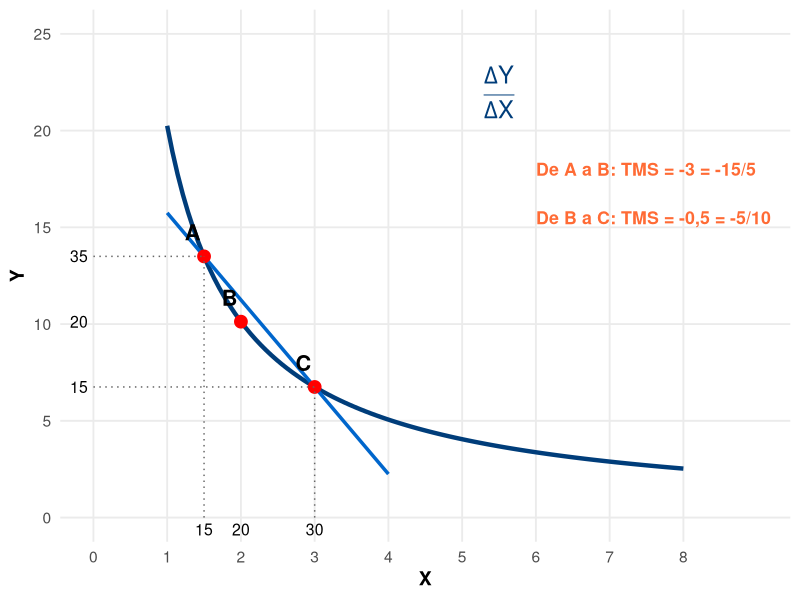
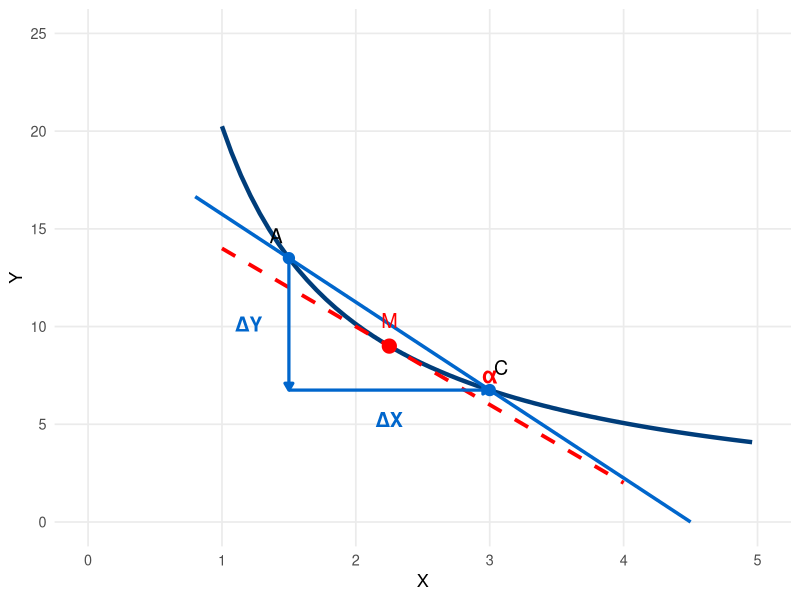
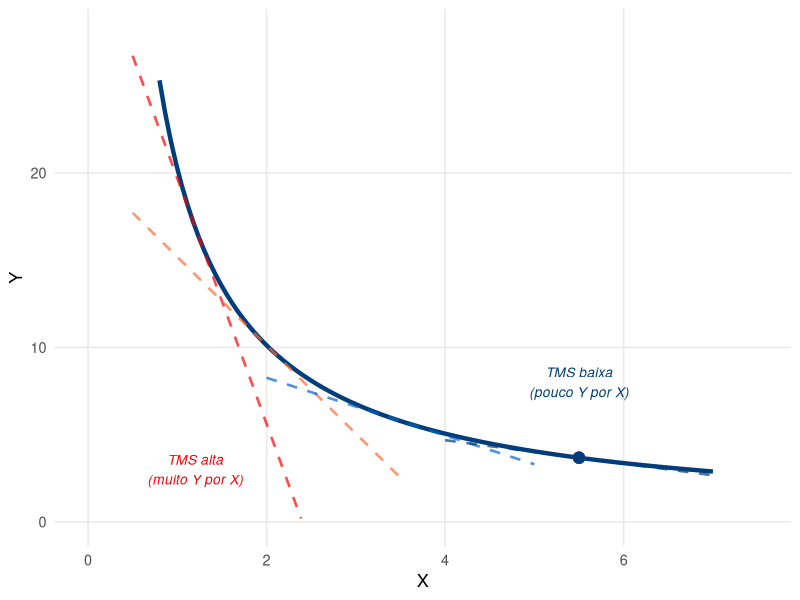
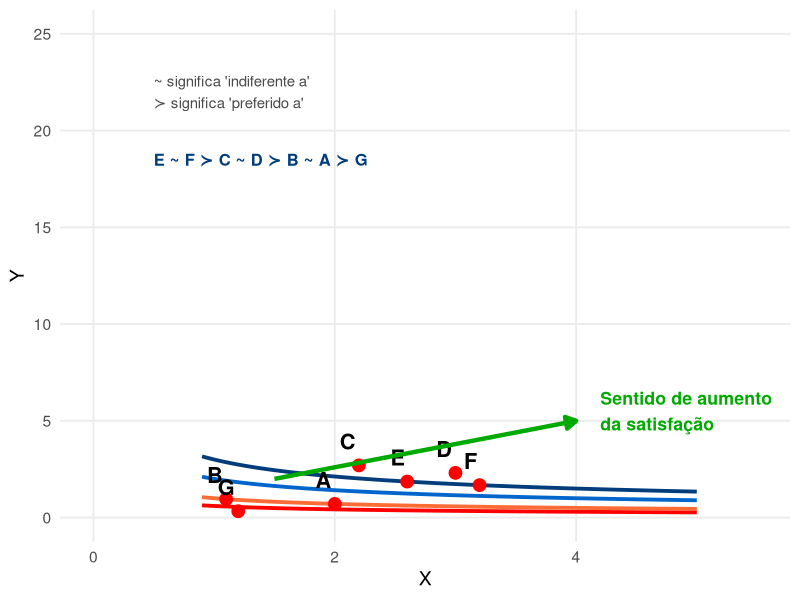
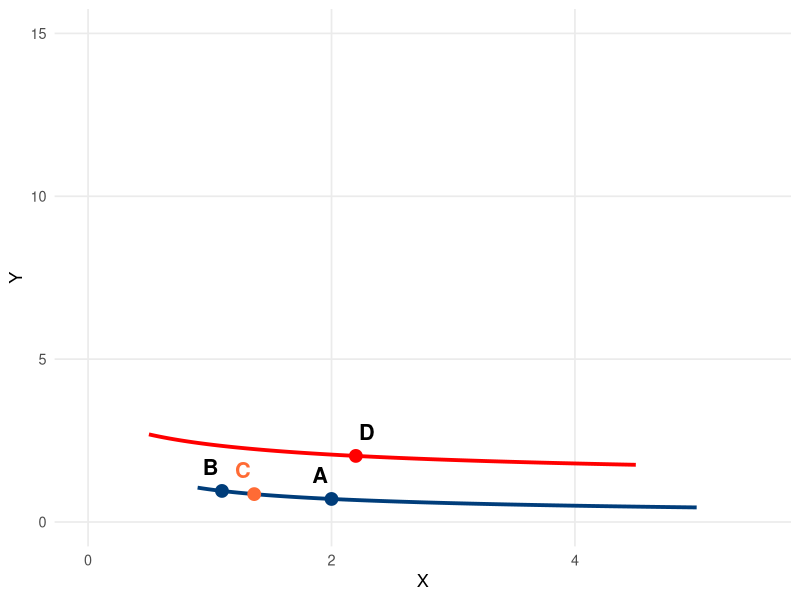
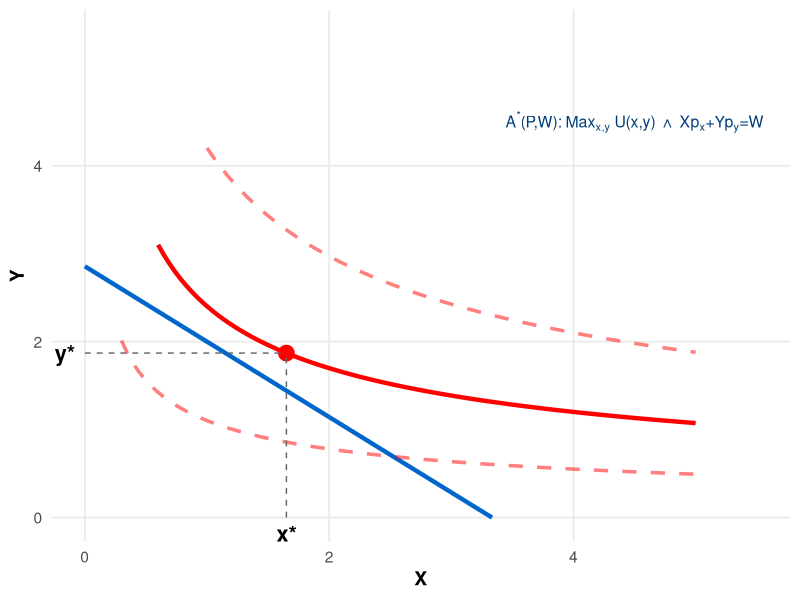

Reproduce these figures in R, in order.
## ---- chunk 1
#| echo: false
#| fig-width: 9
#| fig-height: 5

library(ggplot2)

# Função de utilidade: y = U^2/x, com U = 4.5
U <- 4.5
x_vals <- seq(1, 8, length.out = 100)
y_vals <- U^2 / x_vals

df <- data.frame(x = x_vals, y = y_vals)

# Pontos A, B, C
xa <- 1.5; ya <- U^2/xa
xb <- 2.0; yb <- U^2/xb
xc <- 3.0; yc <- U^2/xc

# Reta secante A-C
slope_ac <- (yc - ya)/(xc - xa)
x_sec <- seq(1, 4, length.out = 100)
y_sec <- ya + slope_ac*(x_sec - xa)

df_sec <- data.frame(x = x_sec, y = y_sec)

ggplot() +
  geom_line(data = df, aes(x = x, y = y),
           color = "#003D7A", size = 1.5) +
  geom_line(data = df_sec, aes(x = x, y = y),
           color = "#0066CC", size = 1.2, linetype = "solid") +
  geom_point(aes(x = xa, y = ya), color = "#FF0000", size = 4) +
  geom_point(aes(x = xb, y = yb), color = "#FF0000", size = 4) +
  geom_point(aes(x = xc, y = yc), color = "#FF0000", size = 4) +
  # Labels
  annotate("text", x = xa, y = ya, label = "A", 
          vjust = -1, hjust = 1.2, size = 5.5, fontface = "bold") +
  annotate("text", x = xb, y = yb, label = "B", 
          vjust = -1, hjust = 1.2, size = 5.5, fontface = "bold") +
  annotate("text", x = xc, y = yc, label = "C", 
          vjust = -1, hjust = 1.2, size = 5.5, fontface = "bold") +
  # Linhas tracejadas para coordenadas
  geom_segment(aes(x = 0, xend = xa, y = ya, yend = ya),
              linetype = "dotted", color = "gray40") +
  geom_segment(aes(x = xa, xend = xa, y = 0, yend = ya),
              linetype = "dotted", color = "gray40") +
  geom_segment(aes(x = 0, xend = xc, y = yc, yend = yc),
              linetype = "dotted", color = "gray40") +
  geom_segment(aes(x = xc, xend = xc, y = 0, yend = yc),
              linetype = "dotted", color = "gray40") +
  # Coordenadas
  annotate("text", x = 0, y = ya, label = "35", hjust = 1.3, size = 4) +
  annotate("text", x = 0, y = yb, label = "20", hjust = 1.3, size = 4) +
  annotate("text", x = 0, y = yc, label = "15", hjust = 1.3, size = 4) +
  annotate("text", x = xa, y = 0, label = "15", vjust = 1.5, size = 4) +
  annotate("text", x = xb, y = 0, label = "20", vjust = 1.5, size = 4) +
  annotate("text", x = xc, y = 0, label = "30", vjust = 1.5, size = 4) +
  # Anotações dos cálculos
  annotate("text", x = 6, y = 18, 
          label = "De A a B: TMS = -3 = -15/5",
          size = 4.5, hjust = 0, color = "#FF6B35", fontface = "bold") +
  annotate("text", x = 6, y = 15.5, 
          label = "De B a C: TMS = -0,5 = -5/10",
          size = 4.5, hjust = 0, color = "#FF6B35", fontface = "bold") +
  annotate("text", x = 5.5, y = 22, 
          label = expression(paste(frac(Delta*Y, Delta*X))),
          size = 6, color = "#003D7A") +
  scale_x_continuous(limits = c(0, 9), name = "X", breaks = 0:8) +
  scale_y_continuous(limits = c(0, 25), name = "Y", breaks = seq(0, 25, 5)) +
  theme_minimal(base_size = 14) +
  theme(
    panel.grid.minor = element_blank(),
    axis.title = element_text(face = "bold")
  )
## ---- chunk 2
#| echo: false
#| fig-width: 5.5
#| fig-height: 5.5

library(ggplot2)

U <- 4.5
x_vals <- seq(1, 8, length.out = 100)
y_vals <- U^2 / x_vals

df <- data.frame(x = x_vals, y = y_vals)

xa <- 1.5; ya <- U^2/xa
xc <- 3.0; yc <- U^2/xc

# Reta secante
slope_sec <- (yc - ya)/(xc - xa)
x_sec <- seq(0.8, 4.5, length.out = 100)
y_sec <- ya + slope_sec*(x_sec - xa)

# Ponto médio e tangente
xm <- 2.25
ym <- U^2/xm
# Derivada: dy/dx = -U^2/x^2
slope_tang <- -U^2/(xm^2)
x_tang <- seq(1, 4, length.out = 100)
y_tang <- ym + slope_tang*(x_tang - xm)

df_sec <- data.frame(x = x_sec, y = y_sec)
df_tang <- data.frame(x = x_tang, y = y_tang)

ggplot() +
  geom_line(data = df, aes(x = x, y = y),
           color = "#003D7A", size = 1.5) +
  geom_line(data = df_sec, aes(x = x, y = y),
           color = "#0066CC", size = 1.2) +
  geom_line(data = df_tang, aes(x = x, y = y),
           color = "#FF0000", size = 1.3, linetype = "dashed") +
  geom_point(aes(x = xa, y = ya), color = "#0066CC", size = 3.5) +
  geom_point(aes(x = xc, y = yc), color = "#0066CC", size = 3.5) +
  geom_point(aes(x = xm, y = ym), color = "#FF0000", size = 4.5) +
  # Setas para ΔY e ΔX
  geom_segment(aes(x = xa, xend = xa, y = ya, yend = yc),
              arrow = arrow(length = unit(0.2, "cm"), type = "closed"),
              color = "#0066CC", size = 1.1) +
  geom_segment(aes(x = xa, xend = xc, y = yc, yend = yc),
              arrow = arrow(length = unit(0.2, "cm"), type = "closed"),
              color = "#0066CC", size = 1.1) +
  annotate("text", x = xa - 0.3, y = (ya+yc)/2, label = "ΔY", 
          size = 5, color = "#0066CC", fontface = "bold") +
  annotate("text", x = (xa+xc)/2, y = yc - 1.5, label = "ΔX", 
          size = 5, color = "#0066CC", fontface = "bold") +
  # Ângulo
  annotate("text", x = xc, y = yc + 0.8, label = "α", 
          size = 6, color = "#FF0000", fontface = "bold") +
  # Labels
  annotate("text", x = xa, y = ya, label = "A", 
          vjust = -1, hjust = 1.5, size = 5) +
  annotate("text", x = xc, y = yc, label = "C", 
          vjust = -1, hjust = -0.3, size = 5) +
  annotate("text", x = xm, y = ym, label = "M", 
          vjust = -1.2, hjust = 0.5, size = 5, color = "#FF0000") +
  scale_x_continuous(limits = c(0, 5), name = "X") +
  scale_y_continuous(limits = c(0, 25), name = "Y") +
  theme_minimal(base_size = 13) +
  theme(panel.grid.minor = element_blank())
## ---- chunk 3
#| echo: false
#| fig-width: 5.5
#| fig-height: 5

library(ggplot2)

U <- 4.5
x_vals <- seq(0.8, 7, length.out = 100)
y_vals <- U^2 / x_vals

df <- data.frame(x = x_vals, y = y_vals)

# Várias tangentes
tangent_points <- c(1.2, 2, 3.5, 5.5)
colors_tang <- c("#FF0000", "#FF6B35", "#0066CC", "#003D7A")

p <- ggplot() +
  geom_line(data = df, aes(x = x, y = y),
           color = "#003D7A", size = 1.5)

for(i in 1:length(tangent_points)) {
  xi <- tangent_points[i]
  yi <- U^2/xi
  slope_i <- -U^2/(xi^2)
  
  x_tang <- seq(max(0.5, xi-1.5), min(7, xi+1.5), length.out = 50)
  y_tang <- yi + slope_i*(x_tang - xi)
  df_tang <- data.frame(x = x_tang, y = y_tang)
  
  p <- p + geom_line(data = df_tang, aes(x = x, y = y),
                    color = colors_tang[i], size = 0.9, 
                    linetype = "dashed", alpha = 0.7) +
          geom_point(aes(x = xi, y = yi), 
                    color = colors_tang[i], size = 3.5)
}

p <- p +
  annotate("text", x = 1.2, y = 3, 
          label = "TMS alta\n(muito Y por X)",
          size = 3.5, color = "#FF0000", fontface = "italic") +
  annotate("text", x = 5.5, y = 8, 
          label = "TMS baixa\n(pouco Y por X)",
          size = 3.5, color = "#003D7A", fontface = "italic") +
  scale_x_continuous(limits = c(0, 7.5), name = "X") +
  scale_y_continuous(limits = c(0, 28), name = "Y") +
  theme_minimal(base_size = 13) +
  theme(panel.grid.minor = element_blank())

p
## ---- chunk 4
#| echo: false
#| fig-width: 9
#| fig-height: 5.5

library(ggplot2)

# Várias curvas de indiferença
U_levels <- c(0.6, 1, 2, 3)
colors <- c("#FF0000", "#003D7A", "#0066CC", "#0066CC")

x_vals <- seq(0.9, 5, length.out = 100)

df_all <- data.frame()
for(i in 1:length(U_levels)) {
  U <- sqrt(U_levels[i])
  y_vals <- U^2 / x_vals^0.5
  df_temp <- data.frame(x = x_vals, y = y_vals, U = as.factor(i))
  df_all <- rbind(df_all, df_temp)
}

# Pontos específicos
points_df <- data.frame(
  x = c(2, 1.1, 2.2, 3, 2.6, 3.2, 1.2),
  y = c(1^2/2^0.5, 1^2/1.1^0.5, 2^2/2.2^0.5, 2^2/3^0.5, 
       sqrt(3)^2/2.6^0.5, sqrt(3)^2/3.2^0.5, 0.6^2/1.2^0.5),
  label = c("A", "B", "C", "D", "E", "F", "G"),
  color = c("U1", "U1", "U2", "U2", "U3", "U3", "U0")
)

ggplot() +
  geom_line(data = df_all, aes(x = x, y = y, group = U, color = U),
           size = 1.3) +
  geom_point(data = points_df, aes(x = x, y = y),
            color = "#FF0000", size = 4) +
  geom_text(data = points_df, aes(x = x, y = y, label = label),
           vjust = -1, hjust = 1.2, size = 5.5, fontface = "bold") +
  # Seta de aumento de satisfação
  annotate("segment", x = 1.5, xend = 4, y = 2, yend = 5,
          arrow = arrow(length = unit(0.3, "cm"), type = "closed"),
          color = "#00AA00", size = 1.5) +
  annotate("text", x = 4.2, y = 5.5, 
          label = "Sentido de aumento\nda satisfação",
          color = "#00AA00", size = 4.5, fontface = "bold", hjust = 0) +
  # Relações de preferência
  annotate("text", x = 0.5, y = 22, 
          label = "~ significa 'indiferente a'\n≻ significa 'preferido a'",
          size = 3.8, hjust = 0, color = "#4A4A4A") +
  annotate("text", x = 0.5, y = 18.5, 
          label = "E ~ F ≻ C ~ D ≻ B ~ A ≻ G",
          size = 4.2, hjust = 0, color = "#003D7A", fontface = "bold") +
  scale_color_manual(values = c("#FF0000", "#FF6B35", 
                                "#0066CC", "#003D7A")) +
  scale_x_continuous(limits = c(0, 5.5), name = "X") +
  scale_y_continuous(limits = c(0, 25), name = "Y") +
  theme_minimal(base_size = 14) +
  theme(
    panel.grid.minor = element_blank(),
    legend.position = "none"
  )
## ---- chunk 5
#| echo: false
#| fig-width: 5.5
#| fig-height: 5

library(ggplot2)

# Duas curvas que se cruzam (exemplo hipotético - NÃO PODE!)
U1 <- 1
U2 <- 1.3

x_vals1 <- seq(0.9, 5, length.out = 100)
y_vals1 <- U1^2 / x_vals1^0.5

x_vals2 <- seq(0.5, 4.5, length.out = 100)
y_vals2 <- (U2^2 / (x_vals2+0.5)^0.5) + 1

df1 <- data.frame(x = x_vals1, y = y_vals1)
df2 <- data.frame(x = x_vals2, y = y_vals2)

# Pontos
xa <- 2; ya <- U1^2/xa^0.5
xb <- 1.1; yb <- U1^2/xb^0.5
xc <- 1.365; yc <- U1^2/xc^0.5
xd <- 2.2; yd <- (U2^2/(xd+0.5)^0.5) + 1

ggplot() +
  geom_line(data = df1, aes(x = x, y = y),
           color = "#003D7A", size = 1.3) +
  geom_line(data = df2, aes(x = x, y = y),
           color = "#FF0000", size = 1.3) +
  geom_point(aes(x = xa, y = ya), color = "#003D7A", size = 4) +
  geom_point(aes(x = xb, y = yb), color = "#003D7A", size = 4) +
  geom_point(aes(x = xc, y = yc), color = "#FF6B35", size = 4) +
  geom_point(aes(x = xd, y = yd), color = "#FF0000", size = 4) +
  annotate("text", x = xa, y = ya, label = "A", 
          vjust = -1, hjust = 1.2, size = 5.5, fontface = "bold") +
  annotate("text", x = xb, y = yb, label = "B", 
          vjust = -1, hjust = 1.2, size = 5.5, fontface = "bold") +
  annotate("text", x = xc, y = yc, label = "C", 
          vjust = -1, hjust = 1.2, size = 5.5, 
          fontface = "bold", color = "#FF6B35") +
  annotate("text", x = xd, y = yd, label = "D", 
          vjust = -1, hjust = -0.2, size = 5.5, fontface = "bold") +
  scale_x_continuous(limits = c(0, 5.5), name = "X") +
  scale_y_continuous(limits = c(0, 15), name = "Y") +
  theme_minimal(base_size = 13) +
  theme(panel.grid.minor = element_blank())
## ---- chunk 6
#| echo: false
#| fig-width: 9
#| fig-height: 5.5

library(ggplot2)

# Parâmetros
W <- 10
px <- 3
py <- 3.5
U_opt <- 1.55

x_vals <- seq(0, W/px, length.out = 100)
y_bc <- (W/py) - (px/py)*x_vals

x_ic_low <- seq(0.3, 5, length.out = 100)
y_ic_low <- ((U_opt - 0.5)^2 / x_ic_low^0.5)

x_ic_high <- seq(1, 5, length.out = 100)
y_ic_high <- ((U_opt + 0.5)^2 / x_ic_high^0.5)

x_ic_opt <- seq(0.6, 5, length.out = 100)
y_ic_opt <- (U_opt^2 / x_ic_opt^0.5)

# Ponto ótimo (tangência)
x_star <- 1.65
y_star <- U_opt^2 / x_star^0.5

df_bc <- data.frame(x = x_vals, y = y_bc)
df_ic_low <- data.frame(x = x_ic_low, y = y_ic_low)
df_ic_high <- data.frame(x = x_ic_high, y = y_ic_high)
df_ic_opt <- data.frame(x = x_ic_opt, y = y_ic_opt)

ggplot() +
  # Restrição orçamental (azul)
  geom_line(data = df_bc, aes(x = x, y = y),
           color = "#0066CC", size = 1.5) +
  # Curva muito alta (inalcançável)
  geom_line(data = df_ic_high, aes(x = x, y = y),
           color = "#FF0000", size = 1.2, linetype = "dashed", alpha = 0.5) +
  # Curva muito baixa (alcançável mas subótima)
  geom_line(data = df_ic_low, aes(x = x, y = y),
           color = "#FF0000", size = 1.2, linetype = "dashed", alpha = 0.5) +
  # Curva ótima (tangente)
  geom_line(data = df_ic_opt, aes(x = x, y = y),
           color = "#FF0000", size = 1.5) +
  # Ponto ótimo
  geom_point(aes(x = x_star, y = y_star), 
            color = "#FF0000", size = 5) +
  # Linhas tracejadas
  geom_segment(aes(x = x_star, xend = x_star, y = 0, yend = y_star),
              linetype = "dashed", color = "gray40") +
  geom_segment(aes(x = 0, xend = x_star, y = y_star, yend = y_star),
              linetype = "dashed", color = "gray40") +
  # Labels
  annotate("text", x = x_star, y = 0, label = "x*", 
          vjust = 1.5, size = 5.5, fontface = "bold") +
  annotate("text", x = 0, y = y_star, label = "y*", 
          hjust = 1.5, size = 5.5, fontface = "bold") +
  annotate("text", x = 4.5, y = 4.5, 
          label = expression(paste(A^"*", "(P,W): Max"[x*","*y], 
                                  " U(x,y) ∧ Xp"[x], "+Yp"[y], "=W")),
          size = 4, color = "#003D7A") +
  scale_x_continuous(limits = c(0, 5.5), name = "X") +
  scale_y_continuous(limits = c(0, 5.5), name = "Y") +
  theme_minimal(base_size = 14) +
  theme(
    panel.grid.minor = element_blank(),
    axis.title = element_text(face = "bold")
  )
